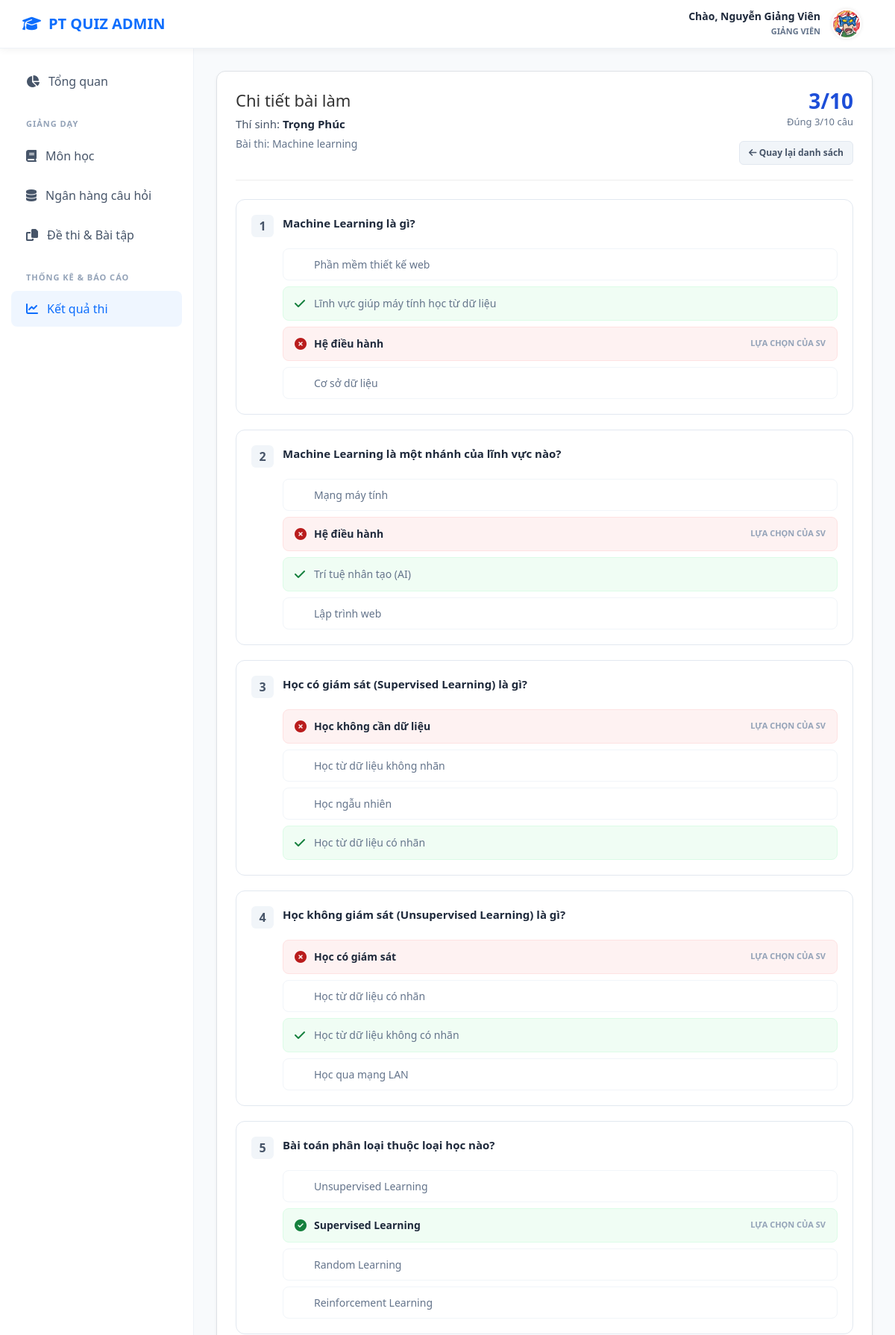
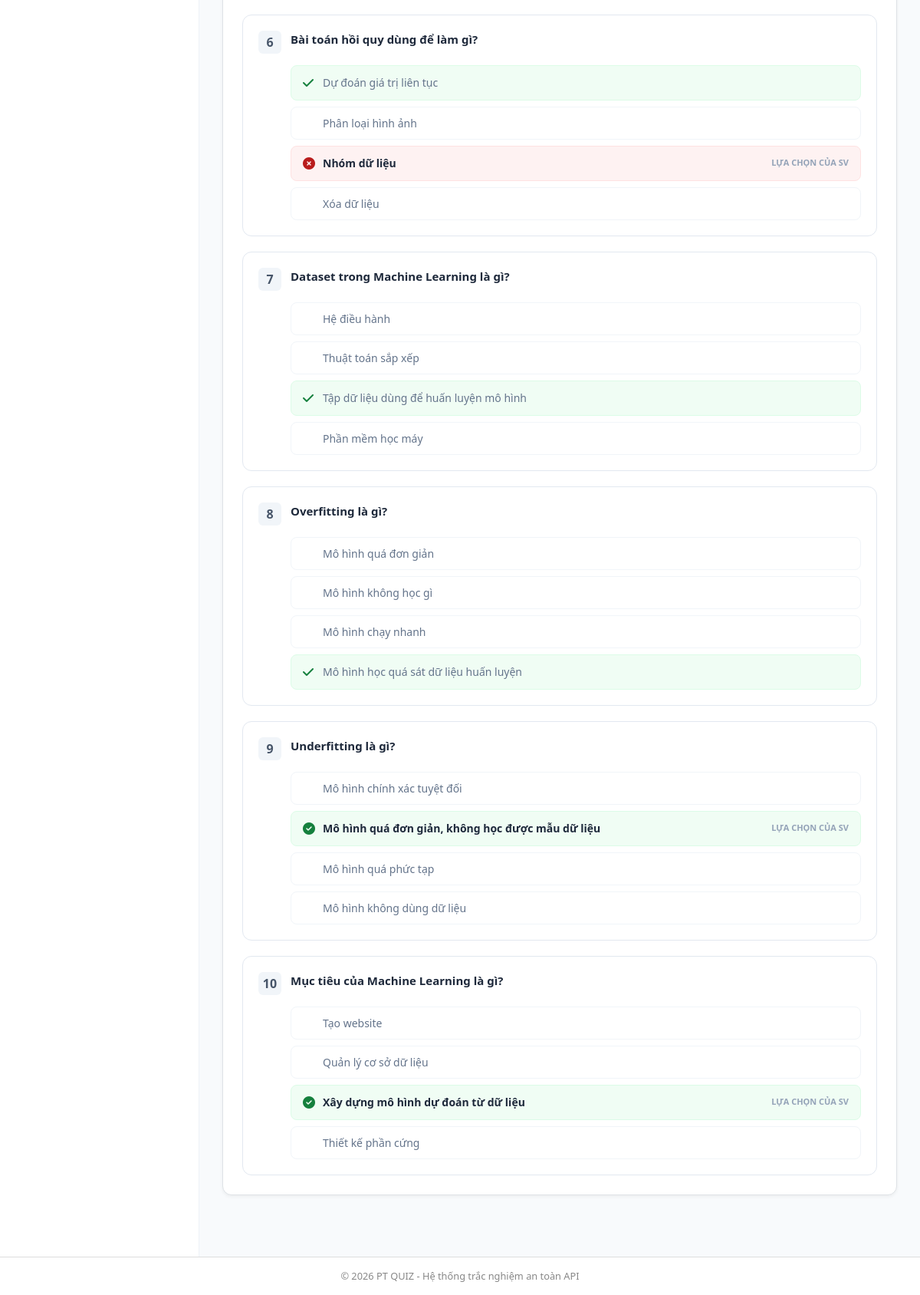
Page /index.php?act=ketqua-thi&id_lanthi=315 (signed in) on the committed database (2 pictures, top to bottom).
### tables this page shows
CREATE TABLE `lanthi` (
  `id_lanthi` int(11) NOT NULL,
  `id_nguoidung` int(11) DEFAULT NULL,
  `id_baithi` int(11) DEFAULT NULL,
  `thoigianbatdau` datetime DEFAULT NULL,
  `thoigiannop` datetime DEFAULT NULL,
  `diem` float DEFAULT NULL,
  `thoigianconlai` int(11) DEFAULT NULL,
  `cautraloi_tam` text DEFAULT NULL,
  `trangthai` varchar(50) DEFAULT NULL,
  `socaudung` int(11) DEFAULT NULL,
  `tongdiem_toida` float DEFAULT NULL,
  `last_active` datetime DEFAULT NULL,
  `session_token` varchar(255) DEFAULT NULL
);

CREATE TABLE `nguoidung` (
  `id_nguoidung` int(11) NOT NULL,
  `email` varchar(100) DEFAULT NULL,
  `matkhau` varchar(255) DEFAULT NULL,
  `reset_token` varchar(64) DEFAULT NULL,
  `reset_token_expire` datetime DEFAULT NULL,
  `ten` varchar(100) DEFAULT NULL,
  `vaitro` varchar(50) DEFAULT NULL,
  `trangthai` varchar(50) DEFAULT NULL,
  `ngaytao` datetime DEFAULT NULL,
  `avatar` varchar(255) DEFAULT 'default.png'
);

CREATE TABLE `baithi` (
  `id_baithi` int(11) NOT NULL,
  `id_monhoc` int(11) DEFAULT NULL,
  `ten_baithi` varchar(255) DEFAULT NULL,
  `mieuta` text DEFAULT NULL,
  `tongcauhoi` int(11) DEFAULT NULL,
  `thoigianlam` int(11) DEFAULT NULL,
  `thoigianbatdau` datetime DEFAULT NULL,
  `thoigianketthuc` datetime DEFAULT NULL,
  `trangthai` varchar(50) DEFAULT NULL,
  `xao_tron` tinyint(1) NOT NULL DEFAULT 0,
  `hien_dapan` tinyint(1) DEFAULT 0,
  `ngaytao` datetime DEFAULT NULL
);

CREATE TABLE `cauhoi` (
  `id_cauhoi` int(11) NOT NULL,
  `id_baithi` int(11) DEFAULT NULL,
  `noidungcauhoi` text DEFAULT NULL,
  `dokho` varchar(50) DEFAULT NULL,
  `ngaytao` datetime DEFAULT NULL,
  `id_nhch` int(11) DEFAULT NULL,
  `loai_cauhoi` tinyint(4) NOT NULL DEFAULT 1,
  `trangthai` enum('active','inactive') DEFAULT 'active'
);

CREATE TABLE `dapan` (
  `id_dapan` int(11) NOT NULL,
  `id_cauhoi` int(11) DEFAULT NULL,
  `noidungdapan` text DEFAULT NULL,
  `dapandung` tinyint(1) DEFAULT NULL
);

### model/giangvien/ketqua.model.php (called while the page is built, shortened)
<?php
function get_submission_detail($id_lanthi) {
    $conn = Database::connect();
    $sql_info = "SELECT l.*, n.ten, b.ten_baithi, b.tongcauhoi
                 FROM lanthi l
                 JOIN nguoidung n ON l.id_nguoidung = n.id_nguoidung
                 JOIN baithi b ON l.id_baithi = b.id_baithi
                 WHERE l.id_lanthi = ?";
    $stmt = $conn->prepare($sql_info);
    $stmt->bind_param("i", $id_lanthi);
    $stmt->execute();
    $info = $stmt->get_result()->fetch_assoc();
    $sql_answers = "SELECT
                        ch.id_cauhoi,
                        ch.noidungcauhoi,
                        ch.loai_cauhoi,
                        ts.cautraloichon,
                        ts.noidungtraloi as noidung_thisinh,
                        d.id_dapan,
                        d.noidungdapan,
                        d.dapandung
                    FROM cauhoi ch
                    LEFT JOIN traloithisinh ts ON ch.id_cauhoi = ts.id_cauhoi AND ts.id_lanthi = ?
                    JOIN dapan d ON ch.id_cauhoi = d.id_cauhoi
                    WHERE ch.id_baithi = ?
                    ORDER BY ch.id_cauhoi, d.id_dapan";
    $stmt = $conn->prepare($sql_answers);
    $stmt->bind_param("ii", $id_lanthi, $info['id_baithi']);
    $stmt->execute();
    $answers_raw = $stmt->get_result()->fetch_all(MYSQLI_ASSOC);
    $questions = [];
    foreach ($answers_raw as $row) {
        $qid = $row['id_cauhoi'];
        if (!isset($questions[$qid])) {
            $questions[$qid] = [
                'id_cauhoi' => $qid,
                'noidungcauhoi' => $row['noidungcauhoi'],
                'loai_cauhoi' => $row['loai_cauhoi'],
                'cautraloichon' => $row['cautraloichon'],
                'noidung_thisinh' => $row['noidung_thisinh'],
                'options' => []
            ];
        }
        $questions[$qid]['options'][] = [
            'id_dapan' => $row['id_dapan'],
            'noidungdapan' => $row['noidungdapan'],
            'dapandung' => $row['dapandung']
        ];
    }
    return [
        'info' => $info,
        'questions' => array_values($questions)
    ];
}

### controller/giangvien/ketqua.controller.php (called while the page is built, shortened)
<?php
require_once __DIR__ . "/../../model/giangvien/ketqua.model.php";
function ketqua_index() {
    $id_giangvien = $_SESSION['user']['id_nguoidung'] ?? 0;
    if (isset($_GET['id_lanthi'])) {
        $id_lanthi = (int)$_GET['id_lanthi'];
        $detail = get_submission_detail($id_lanthi);
        return [
            'title' => "Chi tiết bài làm: " . ($detail['info']['ten'] ?? '---'),
            'view' => "views/giangvien/ketqua/detail.php",
            'data' => $detail
        ];
    }
    $list_baithi = get_exam_results_summary($id_giangvien);
    return [
        'title' => "Kết quả thi",
        'view' => "views/giangvien/ketqua/list.php",
        'data' => $list_baithi
    ];
}

### views/giangvien/ketqua/detail.php (the view)
<?php
$info = $data['info'];
$questions = $data['questions'];
?>
<div class="card" style="background: white; padding: 25px; border-radius: 12px; border: 1px solid #dee2e6; box-shadow: 0 2px 4px rgba(0,0,0,0.05);">
    <div style="display: flex; justify-content: space-between; align-items: start; margin-bottom: 25px; padding-bottom: 20px; border-bottom: 1px solid #eee;">
        <div>
            <h2 style="margin: 0; color: #333; font-size: 22px;">Chi tiết bài làm</h2>
            <div style="margin-top: 8px; color: #475569; font-size: 15px;">
                Thí sinh: <strong style="color: #1e293b;"><?= htmlspecialchars($info['ten']) ?></strong>
            </div>
            <div style="margin-top: 4px; color: #64748b; font-size: 14px;">
                Bài thi: <?= htmlspecialchars($info['ten_baithi']) ?>
            </div>
        </div>
        <div style="text-align: right;">
            <div style="font-size: 28px; font-weight: 800; color: #1d4ed8; line-height: 1;"><?= $info['diem'] ?>/10</div>
            <div style="font-size: 13px; color: #64748b; margin-top: 5px;">Đúng <?= $info['socaudung'] ?>/<?= $info['tongcauhoi'] ?> câu</div>
            <a href="index.php?act=ketqua-thi&id_baithi=<?= $info['id_baithi'] ?>"
               style="display: inline-block; margin-top: 15px; background:#f1f5f9; color:#475569; padding:6px 12px; border-radius:6px; text-decoration:none; font-size:12px; font-weight:600; border:1px solid #e2e8f0;">
               <i class="fas fa-arrow-left"></i> Quay lại danh sách
            </a>
        </div>
    </div>
    <div style="display: flex; flex-direction: column; gap: 20px;">
        <?php foreach ($questions as $index => $q): ?>
            <div style="border: 1px solid #e2e8f0; border-radius: 12px; padding: 20px; background: #fff;">
                <div style="display: flex; gap: 12px; margin-bottom: 15px;">
                    <div style="background: #f1f5f9; color: #475569; width: 30px; height: 30px; border-radius: 6px; display: flex; align-items: center; justify-content: center; font-weight: 700; flex-shrink: 0;">
                        <?= $index + 1 ?>
                    </div>
                    <div style="font-weight: 600; color: #1e293b; line-height: 1.5; font-size: 15px;">
                        <?= htmlspecialchars($q['noidungcauhoi']) ?>
                    </div>
                </div>
                <div style="display: flex; flex-direction: column; gap: 8px; padding-left: 42px;">
                    <?php if ((int)$q['loai_cauhoi'] == 2):  ?>
                        <div style="font-size: 14px; margin-bottom: 5px;">
                            <span style="color:#64748b;">Sinh viên điền:</span>
                            <strong style="color: #1e293b;"><?= htmlspecialchars($q['noidung_thisinh'] ?: '(Bỏ trống)') ?></strong>
                        </div>
                        <div style="font-size: 14px; background: #f0fdf4; border: 1px solid #dcfce7; color: #15803d; padding: 10px; border-radius: 8px;">
                            <span style="font-weight: 600;">Đáp án đúng:</span> <?= htmlspecialchars($q['options'][0]['noidungdapan']) ?>
                        </div>
                    <?php else:  ?>
                        <?php foreach ($q['options'] as $opt):
                            $isChosen = ($q['cautraloichon'] == $opt['id_dapan']);
                            $isCorrect = ($opt['dapandung'] == 1);
                            $bg = 'transparent';
                            $border = '#f1f5f9';
                            $icon = null;
                            if ($isChosen && $isCorrect) {
                                $bg = '#f0fdf4'; $border = '#dcfce7'; $icon = '<i class="fas fa-check-circle" style="color: #15803d;"></i>';
                            } elseif ($isChosen && !$isCorrect) {
                                $bg = '#fef2f2'; $border = '#fee2e2'; $icon = '<i class="fas fa-times-circle" style="color: #b91c1c;"></i>';
                            } elseif ($isCorrect) {
                                $bg = '#f0fdf4'; $border = '#dcfce7'; $icon = '<i class="fas fa-check" style="color: #15803d;"></i>';
                            }
                        ?>
                            <div style="display: flex; align-items: center; gap: 10px; padding: 10px 15px; border-radius: 8px; border: 1px solid <?= $border ?>; background: <?= $bg ?>; position: relative;">
                                <div style="flex-shrink: 0; width: 16px;"><?= $icon ?></div>
                                <div style="font-size: 14px; color: <?= $isChosen ? '#1e293b' : '#64748b' ?>; font-weight: <?= $isChosen ? '600' : '400' ?>;">
                                    <?= htmlspecialchars($opt['noidungdapan']) ?>
                                </div>
                                <?php if ($isChosen): ?>
                                    <span style="margin-left: auto; font-size: 11px; text-transform: uppercase; font-weight: 700; color: #94a3b8;">Lựa chọn của SV</span>
                                <?php endif; ?>
                            </div>
                        <?php endforeach; ?>
                    <?php endif; ?>
                </div>
            </div>
        <?php endforeach; ?>
    </div>
</div>

### views/layouts/header.php (style rules this page uses)
:root { --primary-blue: #0d6efd; --dark-text: #212529; --light-bg: #f8fafc; --sidebar-bg: #ffffff; }
body { margin: 0; font-family: 'Segoe UI', sans-serif; background: var(--light-bg); }

### rows in the picture
lanthi: id_nguoidung.ten "Trọng Phúc", id_baithi.ten_baithi "Machine learning", diem "3", socaudung "3", id_baithi.tongcauhoi "10"
cauhoi: dapan.noidungdapan "Phần mềm thiết kế web", dapan.noidungdapan "Lĩnh vực giúp máy tính học từ dữ liệu", dapan.noidungdapan "Hệ điều hành", shows "LỰA CHỌN CỦA SV", dapan.noidungdapan "Cơ sở dữ liệu"
cauhoi: dapan.noidungdapan "Mạng máy tính", dapan.noidungdapan "Hệ điều hành", shows "LỰA CHỌN CỦA SV", dapan.noidungdapan "Trí tuệ nhân tạo (AI)", dapan.noidungdapan "Lập trình web"
cauhoi: dapan.noidungdapan "Học không cần dữ liệu", shows "LỰA CHỌN CỦA SV", dapan.noidungdapan "Học từ dữ liệu không nhãn", dapan.noidungdapan "Học ngẫu nhiên", dapan.noidungdapan "Học từ dữ liệu có nhãn"
cauhoi: dapan.noidungdapan "Học có giám sát", shows "LỰA CHỌN CỦA SV", dapan.noidungdapan "Học từ dữ liệu có nhãn", dapan.noidungdapan "Học từ dữ liệu không có nhãn", dapan.noidungdapan "Học qua mạng LAN"
cauhoi: dapan.noidungdapan "Unsupervised Learning", dapan.noidungdapan "Supervised Learning", shows "LỰA CHỌN CỦA SV", dapan.noidungdapan "Random Learning", dapan.noidungdapan "Reinforcement Learning"
cauhoi: dapan.noidungdapan "Dự đoán giá trị liên tục", dapan.noidungdapan "Phân loại hình ảnh", dapan.noidungdapan "Nhóm dữ liệu", shows "LỰA CHỌN CỦA SV", dapan.noidungdapan "Xóa dữ liệu"
dapan: noidungdapan "Hệ điều hành"
dapan: noidungdapan "Thuật toán sắp xếp"
dapan: dapandung 1 (drawn), noidungdapan "Tập dữ liệu dùng để huấn luyện mô hình"
dapan: noidungdapan "Phần mềm học máy"
dapan: noidungdapan "Mô hình quá đơn giản"
dapan: noidungdapan "Mô hình không học gì"
dapan: noidungdapan "Mô hình chạy nhanh"
dapan: dapandung 1 (drawn), noidungdapan "Mô hình học quá sát dữ liệu huấn luyện"
cauhoi: dapan.noidungdapan "Mô hình chính xác tuyệt đối", dapan.noidungdapan "Mô hình quá đơn giản, không học được mẫu dữ liệu", shows "LỰA CHỌN CỦA SV", dapan.noidungdapan "Mô hình quá phức tạp", dapan.noidungdapan "Mô hình không dùng dữ liệu"
cauhoi: dapan.noidungdapan "Tạo website", dapan.noidungdapan "Quản lý cơ sở dữ liệu", dapan.noidungdapan "Xây dựng mô hình dự đoán từ dữ liệu", shows "LỰA CHỌN CỦA SV", dapan.noidungdapan "Thiết kế phần cứng"

### other values in the picture
$_SESSION['user']['ten'] "Nguyễn Giảng Viên"
$q['noidungcauhoi'] "Machine Learning là gì?"
$q['noidungcauhoi'] "Machine Learning là một nhánh của lĩnh vực nào?"
$q['noidungcauhoi'] "Học có giám sát (Supervised Learning) là gì?"
$q['noidungcauhoi'] "Học không giám sát (Unsupervised Learning) là gì?"
$q['noidungcauhoi'] "Bài toán phân loại thuộc loại học nào?"
$q['noidungcauhoi'] "Bài toán hồi quy dùng để làm gì?"
$q['noidungcauhoi'] "Dataset trong Machine Learning là gì?"
$q['noidungcauhoi'] "Overfitting là gì?"
$q['noidungcauhoi'] "Underfitting là gì?"
$q['noidungcauhoi'] "Mục tiêu của Machine Learning là gì?"
